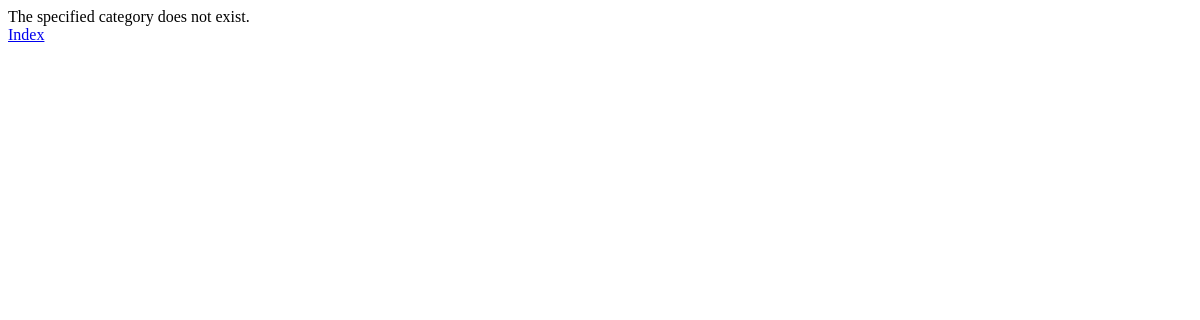
/rango/category/python/, run on an earlier commit of the app's database.
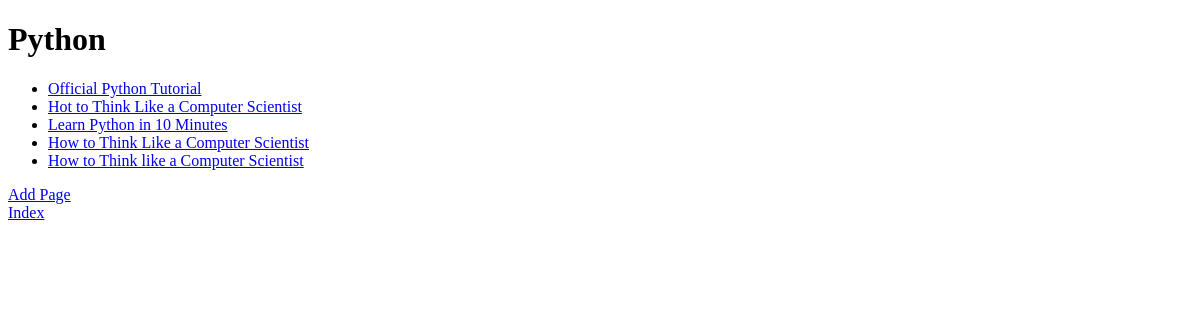
And on a later commit of the database.
### rango/models.py (models this page shows, shortened)
class Category(models.Model):
    NAME_MAX_LENGTH = 128
    name = models.CharField(max_length=NAME_MAX_LENGTH, unique=True)
    views = models.IntegerField(default=0)
    likes = models.IntegerField(default=0)
    slug = models.SlugField(unique=True)
    class Meta:
        verbose_name_plural = "Categories"

class Page(models.Model):
    TITLE_MAX_LENGTH = 128
    URL_MAX_LENGTH = 200
    category = models.ForeignKey(Category, on_delete=models.CASCADE)
    title = models.CharField(max_length=TITLE_MAX_LENGTH)
    url = models.URLField(max_length=URL_MAX_LENGTH)
    views = models.IntegerField(default=0)

### rango/views.py (the view)
def show_category(request, category_name_slug):
    context_dict = {}
    try:
        category = Category.objects.get(slug=category_name_slug)
        pages = Page.objects.filter(category=category)
        context_dict['pages'] = pages
        context_dict['category'] = category
    except Category.DoesNotExist:
        context_dict['category'] = None
        context_dict['pages'] = None
    return render(request, 'rango/category.html', context=context_dict)

### templates/rango/category.html (shortened to what this page needs)
<!DOCTYPE html>
<html lang="en">
<head>
</head>
<body>
    <div>
        {% if category %}
            <h1>{{ category.name }}</h1>
            {% if pages %}
            <ul>
                {% for page in pages %}
                <li><a href="{{ page.url }}">{{ page.title }}</a></li>
                {% endfor %}
            </ul>
            {% else %}
            <strong>No pages currently in category.</strong>
            {% endif %}
            <a href="/rango/category/{{ category.slug }}/add_page/">Add Page</a> <br />
        {% else %}
            The specified category does not exist.
        {% endif %}
    </div>
    <div>
        <a href="/rango/">Index</a><br />
    </div>
</body>
</html>

What changed in the data, as far as the page shows it:
added Category: name "Python"
now on this page (row edited): Page: title "Official Python Tutorial"
now on this page (row edited): Page: title "Hot to Think Like a Computer Scientist"
now on this page (row edited): Page: title "Learn Python in 10 Minutes"
added Page: title "How to Think Like a Computer Scientist"
added Page: title "How to Think like a Computer Scientist"
Also different on the page:
text no longer shown: "The specified category does not exist."
text now shown: "Add Page"
